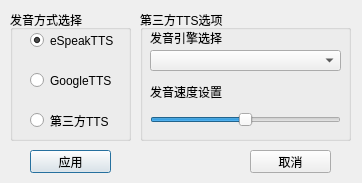
<?xml version="1.0" encoding="UTF-8"?>
<ui version="4.0">
 <class>AnsleDictConfigDialog</class>
 <widget class="QDialog" name="AnsleDictConfigDialog">
  <property name="geometry">
   <rect>
    <x>0</x>
    <y>0</y>
    <width>362</width>
    <height>183</height>
   </rect>
  </property>
  <property name="windowTitle">
   <string>发音方式配置</string>
  </property>
  <property name="windowIcon">
   <iconset resource="rc.qrc">
    <normaloff>:/new/prefix2/rc/Gear.ico</normaloff>:/new/prefix2/rc/Gear.ico</iconset>
  </property>
  <widget class="QPushButton" name="ApplyButton">
   <property name="geometry">
    <rect>
     <x>30</x>
     <y>150</y>
     <width>81</width>
     <height>23</height>
    </rect>
   </property>
   <property name="text">
    <string>应用</string>
   </property>
   <property name="icon">
    <iconset resource="rc.qrc">
     <normaloff>:/new/prefix2/rc/Ok (2).ico</normaloff>:/new/prefix2/rc/Ok (2).ico</iconset>
   </property>
  </widget>
  <widget class="QGroupBox" name="VoiceGroupBox">
   <property name="geometry">
    <rect>
     <x>10</x>
     <y>10</y>
     <width>121</width>
     <height>131</height>
    </rect>
   </property>
   <property name="title">
    <string>发音方式选择</string>
   </property>
   <widget class="QRadioButton" name="GoogleTTSRadioButton">
    <property name="geometry">
     <rect>
      <x>20</x>
      <y>60</y>
      <width>81</width>
      <height>21</height>
     </rect>
    </property>
    <property name="text">
     <string>GoogleTTS</string>
    </property>
   </widget>
   <widget class="QRadioButton" name="ESpeakTTSRadioButton">
    <property name="geometry">
     <rect>
      <x>20</x>
      <y>20</y>
      <width>89</width>
      <height>21</height>
     </rect>
    </property>
    <property name="text">
     <string>eSpeakTTS</string>
    </property>
    <property name="checked">
     <bool>true</bool>
    </property>
   </widget>
   <widget class="QRadioButton" name="OtherRadioButton">
    <property name="geometry">
     <rect>
      <x>20</x>
      <y>100</y>
      <width>89</width>
      <height>21</height>
     </rect>
    </property>
    <property name="text">
     <string>第三方TTS</string>
    </property>
   </widget>
  </widget>
  <widget class="QPushButton" name="CancelButton">
   <property name="geometry">
    <rect>
     <x>250</x>
     <y>150</y>
     <width>81</width>
     <height>23</height>
    </rect>
   </property>
   <property name="text">
    <string>取消</string>
   </property>
   <property name="icon">
    <iconset resource="rc.qrc">
     <normaloff>:/new/prefix2/rc/Cancel.ico</normaloff>:/new/prefix2/rc/Cancel.ico</iconset>
   </property>
  </widget>
  <widget class="QGroupBox" name="OtherGroupBox">
   <property name="geometry">
    <rect>
     <x>140</x>
     <y>10</y>
     <width>211</width>
     <height>131</height>
    </rect>
   </property>
   <property name="title">
    <string>第三方TTS选项</string>
   </property>
   <widget class="QComboBox" name="TTSComboBox">
    <property name="geometry">
     <rect>
      <x>10</x>
      <y>40</y>
      <width>191</width>
      <height>21</height>
     </rect>
    </property>
   </widget>
   <widget class="QSlider" name="RateHorizontalSlider">
    <property name="geometry">
     <rect>
      <x>10</x>
      <y>100</y>
      <width>191</width>
      <height>19</height>
     </rect>
    </property>
    <property name="minimum">
     <number>-10</number>
    </property>
    <property name="maximum">
     <number>10</number>
    </property>
    <property name="pageStep">
     <number>2</number>
    </property>
    <property name="orientation">
     <enum>Qt::Horizontal</enum>
    </property>
   </widget>
   <widget class="QLabel" name="TTSLabel">
    <property name="geometry">
     <rect>
      <x>10</x>
      <y>20</y>
      <width>91</width>
      <height>16</height>
     </rect>
    </property>
    <property name="text">
     <string>发音引擎选择</string>
    </property>
   </widget>
   <widget class="QLabel" name="RateLabel">
    <property name="geometry">
     <rect>
      <x>10</x>
      <y>71</y>
      <width>91</width>
      <height>21</height>
     </rect>
    </property>
    <property name="text">
     <string>发音速度设置</string>
    </property>
   </widget>
  </widget>
 </widget>
 <resources>
  <include location="rc.qrc"/>
 </resources>
 <connections/>
</ui>
